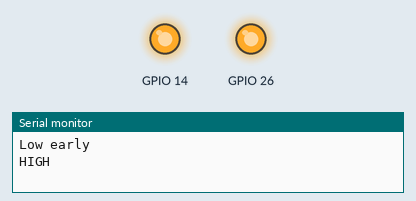
Recording of a sketch running on a simulated ESP32. On the bench: output pins drawn as LEDs (lit = HIGH), the last lines printed to the serial monitor.

Above: at 2.5 s.
At 7.5 s:
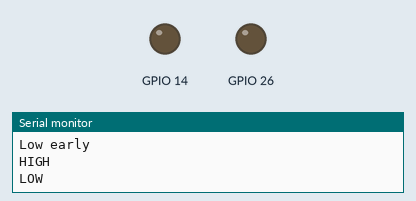
Timing chart, 0 to 13.0 s (numbered marks = the images above):
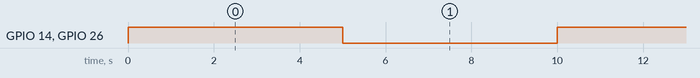

Measured:
- by itself, GPIO 14, GPIO 26: alternates HIGH for 5.0 s and LOW for 5.0 s

The sketch:

interfacing-relay.ino
```cpp
void setup() {
  // put your setup code here, to run once:
  pinMode(14,OUTPUT);
  pinMode(26,OUTPUT);
  Serial.begin(115200);
  Serial.println("Low early");

}

void loop() {
  // put your main code here, to run repeatedly:
  digitalWrite(14,HIGH);
  digitalWrite(26,HIGH);
  Serial.println("HIGH");
  delay(5000);
  digitalWrite(14,LOW);
  digitalWrite(26,LOW);
  Serial.println("LOW");
  delay(5000);\

}
```
